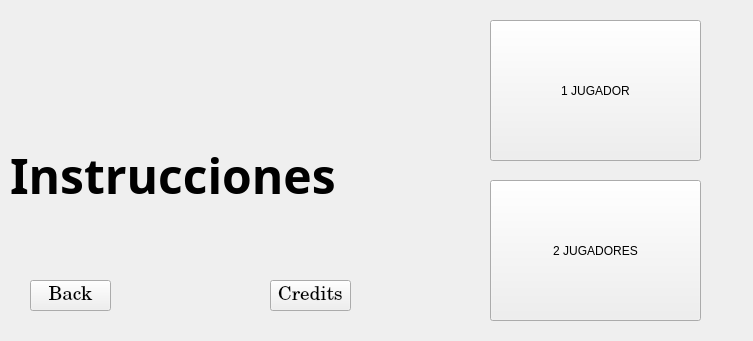
<?xml version="1.0" encoding="UTF-8"?>
<ui version="4.0">
 <class>Instrucciones</class>
 <widget class="QWidget" name="Instrucciones">
  <property name="geometry">
   <rect>
    <x>0</x>
    <y>0</y>
    <width>753</width>
    <height>341</height>
   </rect>
  </property>
  <property name="windowTitle">
   <string>Form</string>
  </property>
  <widget class="QLabel" name="label">
   <property name="geometry">
    <rect>
     <x>10</x>
     <y>130</y>
     <width>471</width>
     <height>91</height>
    </rect>
   </property>
   <property name="font">
    <font>
     <family>Charlemagne Std</family>
     <pointsize>36</pointsize>
     <weight>75</weight>
     <bold>true</bold>
    </font>
   </property>
   <property name="text">
    <string>Instrucciones</string>
   </property>
  </widget>
  <widget class="QPushButton" name="pushButton">
   <property name="geometry">
    <rect>
     <x>490</x>
     <y>20</y>
     <width>211</width>
     <height>141</height>
    </rect>
   </property>
   <property name="text">
    <string>1 JUGADOR</string>
   </property>
  </widget>
  <widget class="QPushButton" name="pushButton_2">
   <property name="geometry">
    <rect>
     <x>490</x>
     <y>180</y>
     <width>211</width>
     <height>141</height>
    </rect>
   </property>
   <property name="text">
    <string>2 JUGADORES</string>
   </property>
  </widget>
  <widget class="QPushButton" name="pushButton_3">
   <property name="geometry">
    <rect>
     <x>30</x>
     <y>280</y>
     <width>81</width>
     <height>31</height>
    </rect>
   </property>
   <property name="font">
    <font>
     <family>Century</family>
     <pointsize>14</pointsize>
    </font>
   </property>
   <property name="text">
    <string>Back</string>
   </property>
  </widget>
  <widget class="QPushButton" name="pushButton_4">
   <property name="geometry">
    <rect>
     <x>270</x>
     <y>280</y>
     <width>81</width>
     <height>31</height>
    </rect>
   </property>
   <property name="font">
    <font>
     <family>Century</family>
     <pointsize>14</pointsize>
    </font>
   </property>
   <property name="text">
    <string>Credits</string>
   </property>
  </widget>
 </widget>
 <resources/>
 <connections/>
</ui>
